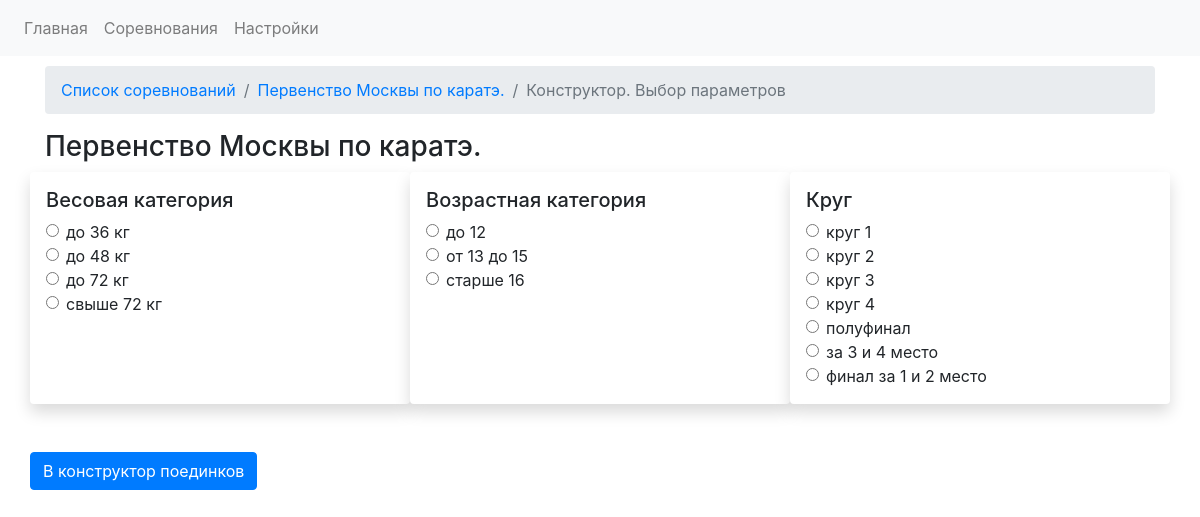
Page /competitions/1/constructor on the committed database.
### app.py (models this page shows)
class CompetitionsDB(db.Model):
    competition_id = db.Column(db.Integer, primary_key=True)
    competition_name = db.Column(db.String)
    competition_date_start = db.Column(db.Date, default=datetime.utcnow)
    competition_date_finish = db.Column(db.Date, default=datetime.utcnow)
    competition_city = db.Column(db.String)
    competition_fights = db.relationship('FightsDB', backref='competition', lazy='dynamic')
    registrations = db.relationship('RegistrationDB', backref='competition')

class WeightcategoriesDB(db.Model):
    weight_cat_id = db.Column(db.Integer, primary_key=True)
    sort_index = db.Column(db.Integer)
    weight_category_name = db.Column(db.String)
    weight_category_start = db.Column(db.Integer)
    weight_category_finish = db.Column(db.Integer)
    registrations = db.relationship('RegistrationDB', backref='weight_categories')
    fights = db.relationship('FightsDB', backref = 'weight_category_backref')

class AgecategoriesDB(db.Model):
    id = db.Column(db.Integer, primary_key=True)
    sort_index = db.Column(db.Integer)
    age_category_name = db.Column(db.String)
    age_category_start = db.Column(db.Integer)
    age_category_finish = db.Column(db.Integer)
    registrations = db.relationship('RegistrationDB', backref='age_categories')
    fights = db.relationship('FightsDB', backref = 'age_category_backref')

class RoundsDB(db.Model):
    id = db.Column(db.Integer, primary_key=True)
    round_name = db.Column(db.String)
    sort_index = db.Column(db.Integer)
    fights = db.relationship('FightsDB', backref = 'roundNo')

### app.py (the view, shortened to what this page needs)
@app.route('/competitions/<int:comp_id>/constructor', methods= ['GET', 'POST'])
def fight_constructor(comp_id):
    competition_data = CompetitionsDB.query.get(comp_id)
    weight_categories = WeightcategoriesDB.query.order_by(asc(WeightcategoriesDB.sort_index)).all()
    age_categories = AgecategoriesDB.query.order_by(asc(AgecategoriesDB.sort_index)).all()
    rounds = RoundsDB.query.order_by(asc(RoundsDB.sort_index)).all()
    return render_template('fightconstructor.html', competition_data=competition_data, weight_categories = weight_categories, rounds = rounds, age_categories = age_categories)

### templates/fightconstructor.html (shortened to what this page needs)
{% extends "base.html" %}
{% block head %}
<link rel="stylesheet" type="text/css" href="https://cdnjs.cloudflare.com/ajax/libs/twitter-bootstrap/4.5.2/css/bootstrap.css">
<link rel="stylesheet" type="text/css" href="https://cdn.datatables.net/1.10.24/css/dataTables.bootstrap4.min.css">
{% endblock %}
{% block content %}
    <div class="container" style="margin-top: 10px">
        <div class="row">
            <div class="col-lg-12">
                <nav aria-label="breadcrumb">
                      <ol class="breadcrumb">
                        <li class="breadcrumb-item"><a href="{{url_for('competitions')}}">Список соревнований</a></li>
                        <li class="breadcrumb-item"><a href="{{url_for('competition_view', competition_id = competition_data.competition_id)}}">{{ competition_data.competition_name }}</a></li>
                        <li class="breadcrumb-item active" aria-current="page">Конструктор. Выбор параметров</li>
                      </ol>
                </nav>
                <h3>{{ competition_data.competition_name }}</h3>
        <form method="POST" action="{{ url_for('fight_constructor', comp_id = competition_data.competition_id)}}">
                <div class="row">
            <div class="col-lg-4 shadow p-3 mb-5 bg-white rounded">
                <h5>Весовая категория</h5>
                    {% for w_cat in weight_categories %}
                    <div class="form-check">
                      <input class="form-check-input" type="radio" value={{ w_cat.weight_cat_id }} name="weight_cats_radio" id="Radioweightcat">
                      <label class="form-check-label" for="Radioweightcat">
                          {{ w_cat.weight_category_name}}
                      </label>
                    </div>
                    {% endfor %}
            </div>
            <div class="col-lg-4 shadow p-3 mb-5 bg-white rounded">
                <h5>Возрастная категория</h5>
                {% for age_cat in age_categories %}
                    <div class="form-check">
                      <input class="form-check-input" type="radio" value={{ age_cat.id }} name="age_cat_radio" id="flexRadioDefault1">
                      <label class="form-check-label" for="flexRadioDefault1">
                          {{ age_cat.age_category_name}}
                      </label>
                    </div>
                {% endfor %}
            </div>
            <div class="col-lg-4 shadow p-3 mb-5 bg-white rounded">
                <h5>Круг</h5>
                {% for round in rounds %}
                    <div class="form-check">
                      <input class="form-check-input" type="radio" value={{ round.id }} name="round_radio" id="flexRadioDefault1">
                      <label class="form-check-label" for="flexRadioDefault1">
                          {{ round.round_name}}
                      </label>
                    </div>
                {% endfor %}
            </div>
            <button type="submit" class="btn btn-primary">В конструктор поединков</button>
        </div>
        </form>
    </div>
</div>
</div>
{% endblock %}

### rows in the picture
CompetitionsDB: competition_name "Первенство Москвы по каратэ."
WeightcategoriesDB: weight_category_name "до 36 кг"
WeightcategoriesDB: weight_category_name "до 48 кг"
WeightcategoriesDB: weight_category_name "до 72 кг"
WeightcategoriesDB: weight_category_name "свыше 72 кг"
AgecategoriesDB: age_category_name "до 12"
AgecategoriesDB: age_category_name "от 13 до 15"
AgecategoriesDB: age_category_name "старше 16"
RoundsDB: round_name "круг 1"
RoundsDB: round_name "круг 2"
RoundsDB: round_name "круг 3"
RoundsDB: round_name "круг 4"
RoundsDB: round_name "полуфинал"
RoundsDB: round_name "за 3 и 4 место"
RoundsDB: round_name "финал за 1 и 2 место"
